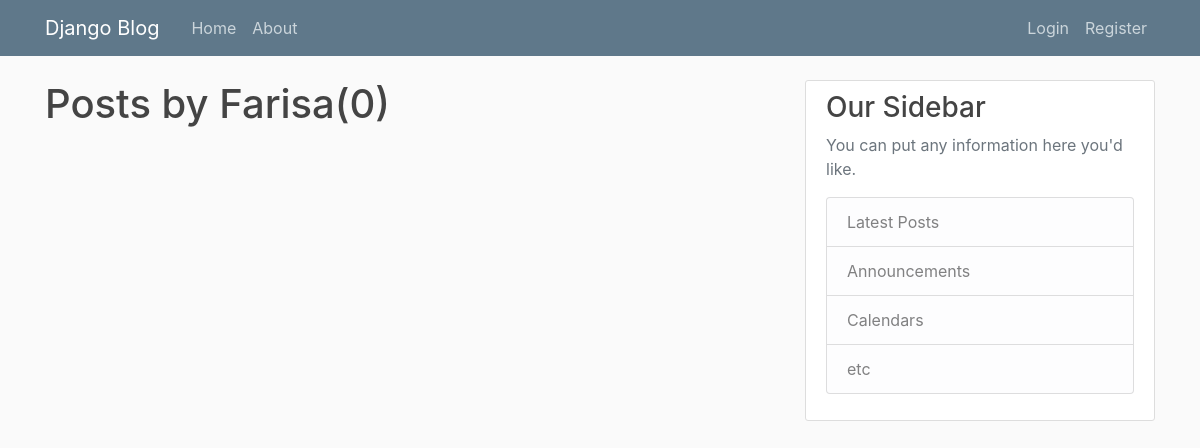
Page /user/Farisa on the earlier database version.
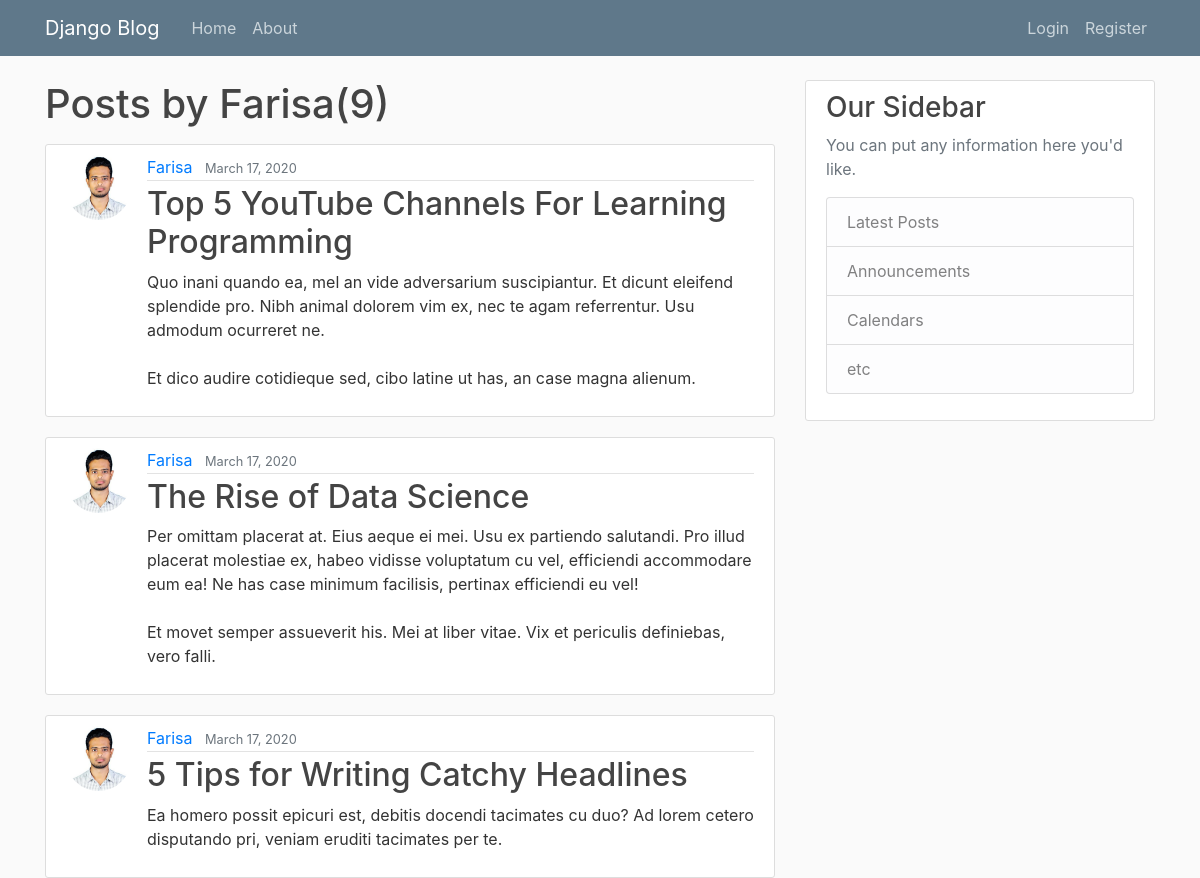
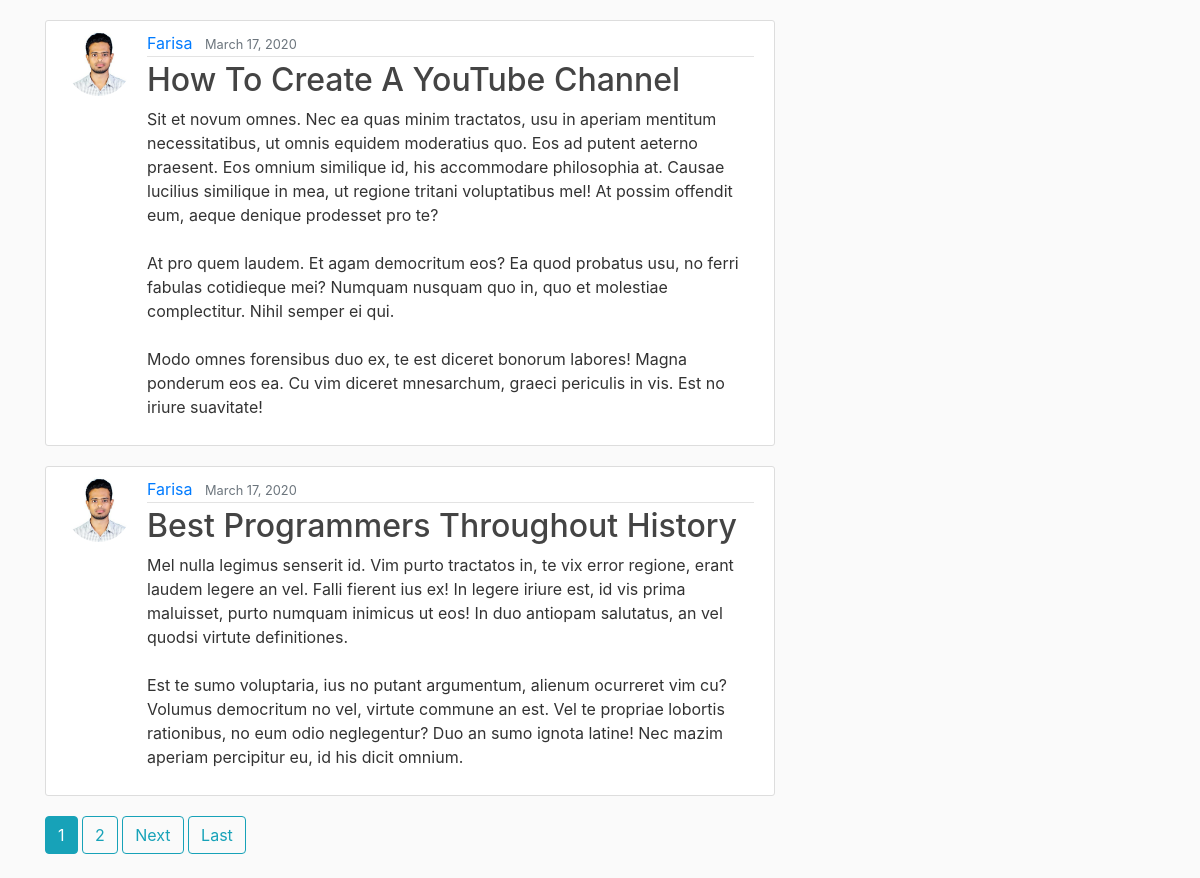
Same page on the later database version (2 pictures, top to bottom).
### blog/models.py (models this page shows, shortened)
class Post(models.Model):
    title= models.CharField(max_length=100)
    content =models.TextField()
    date_posted=models.DateTimeField(default=timezone.now)
    auth = models.ForeignKey(User,on_delete=models.CASCADE)

### users/models.py (models this page shows, shortened)
class Profile(models.Model):
    user = models.OneToOneField(User,on_delete=models.CASCADE) ## if user is deleted , then delete profile
    image=models.ImageField(default='default.jpg', upload_to='profile_pics')

### blog/views.py (the view)
# urls.py: path('user/<str:username>', UserPostListView.as_view(),name='user-posts'),
class UserPostListView(ListView):# working with a class based view
    model = Post
    template_name = "blog/user_posts.html"
    context_object_name ="posts"
    ordering = ['-date_posted']
    paginate_by =5
    def get_queryset(self):
        user =get_object_or_404(User,username =self.kwargs.get('username'))
        return Post.objects.filter(auth=user).order_by('-date_posted')

### blog/templates/blog/user_posts.html (shortened to what this page needs)
{% extends 'blog/base.html' %}
{%block content%}
<h1 class="mb-3">Posts by {{view.kwargs.username}}({{page_obj.paginator.count}})</h1>
    {% for post in posts %}
       <article class="media content-section">
       <img class="rounded-circle article-img" src="{{post.auth.profile.image.url}}" alt="DP">
            <div class="media-body">
                <div class="article-metadata">
                <a class="mr-2" href="{% url 'user-posts' post.auth.username %}">{{ post.auth }}</a>
                <small class="text-muted">{{ post.date_posted|date:"F d, Y" }}</small>
                </div>
                <h2><a class="article-title" href="{% url 'post-detail' post.pk %}">{{ post.title }}</a></h2>
                <p class="article-content">{{ post.content }}</p>
            </div>
        </article>
    {% endfor %}
    {% if is_paginated %}
        {% for num in page_obj.paginator.page_range %}
            {% if page_obj.number == num %}
                <a class ="btn btn-info mb-4" href="?page={{num}}">{{num}}</a>
            {% elif num > page_obj.number|add:'-3' and num < page_obj.number|add:'3'  %}
                <a class ="btn btn-outline-info mb-4" href="?page={{num}}">{{num}}</a>
            {% endif %}
        {% endfor %}
            {% if page_obj.has_next %}
            <a class ="btn btn-outline-info mb-4" href="?page={{page_obj.next_page_number}}">Next</a>
            <a class ="btn btn-outline-info mb-4" href="?page={{page_obj.paginator.num_pages }}">Last</a>
        {% endif %}
    {% endif %}
{% endblock content %}

### blog/templates/blog/base.html (shortened to what this page needs)
{%load static%}
<!DOCTYPE html>
<html lang="en">
<head>
    <link rel="stylesheet" href="https://stackpath.bootstrapcdn.com/bootstrap/4.4.1/css/bootstrap.min.css">
    <link rel="stylesheet" href={%static 'blog/main.css'%}>
</head>
<body>
<header class="site-header">
  <nav class="navbar navbar-expand-md navbar-dark bg-steel fixed-top">
    <div class="container">
      <a class="navbar-brand mr-4" href={%url 'blog-home'%}>Django Blog</a>
      <div class="collapse navbar-collapse" id="navbarToggle">
        <div class="navbar-nav mr-auto">
          <a class="nav-item nav-link" href={%url 'blog-home'%}>Home</a>
          <a class="nav-item nav-link" href={%url 'blog-about'%}>About</a>
        </div>
        <div class="navbar-nav">
          {% if user.is_authenticated %}
          <a class="nav-item nav-link" href={% url 'post-create' %}>New Post</a>
          <a class="nav-item nav-link" href={% url 'profile' %}>Profile</a>
            <a class="nav-item nav-link" href={% url 'logout' %}>Logout</a>
          {% else %}
            <a class="nav-item nav-link" href={% url 'login' %}>Login</a>
            <a class="nav-item nav-link" href={% url 'register' %}>Register</a>
          {% endif %}
        </div>
      </div>
    </div>
  </nav>
</header>
<main role="main" class="container">
  <div class="row">
    <div class="col-md-8">
      {% block content %}{% endblock %}
    </div>
    <div class="col-md-4">
      <div class="content-section">
        <h3>Our Sidebar</h3>
        <p class='text-muted'>You can put any information here you'd like.
          <ul class="list-group">
            <li class="list-group-item list-group-item-light">Latest Posts</li>
            <li class="list-group-item list-group-item-light">Announcements</li>
            <li class="list-group-item list-group-item-light">Calendars</li>
            <li class="list-group-item list-group-item-light">etc</li>
          </ul>
        </p>
      </div>
    </div>
  </div>
</main>
</body>
</html>

### blog/static/blog/main.css (style rules this page uses)
body { background: #fafafa; color: #333333; margin-top: 5rem; }
h1, h2, h3, h4, h5, h6 { color: #444444; }
ul { margin: 0; }
.bg-steel { background-color: #5f788a; }
.site-header .navbar-nav .nav-link { color: #cbd5db; }
.content-section { background: #ffffff; padding: 10px 20px; border: 1px solid #dddddd; border-radius: 3px; margin-bottom: 20px; }
.article-title { color: #444444; }
.article-content { white-space: pre-line; }
.article-img { height: 65px; width: 65px; margin-right: 16px; }
.article-metadata { padding-bottom: 1px; margin-bottom: 4px; border-bottom: 1px solid #e3e3e3; }

Differences in the rows shown:
added Post: auth.profile.image (picture), auth "Farisa", date_posted "March 17, 2020", title "Top 5 YouTube Channels For Learning Programming", content "Quo inani quando ea, mel an vide adversarium suscipiantur. Et dicunt eleifend splendide pro. Nibh animal dolorem vim ex, nec te agam referrentur. Usu admodum ocurreret ne. Et dico audire cotidieque sed, cibo latine ut has, an case magna alienum."
added Post: auth.profile.image (picture), auth "Farisa", date_posted "March 17, 2020", title "The Rise of Data Science", content "Per omittam placerat at. Eius aeque ei mei. Usu ex partiendo salutandi. Pro illud placerat molestiae ex, habeo vidisse voluptatum cu vel, efficiendi accommodare eum ea! Ne has case minimum facilisis, pertinax efficiendi eu vel! Et movet semper assueverit his. Mei at liber vitae. Vix et periculis definiebas, vero falli."
added Post: auth.profile.image (picture), auth "Farisa", date_posted "March 17, 2020", title "5 Tips for Writing Catchy Headlines", content "Ea homero possit epicuri est, debitis docendi tacimates cu duo? Ad lorem cetero disputando pri, veniam eruditi tacimates per te."
added Post: auth.profile.image (picture), auth "Farisa", date_posted "March 17, 2020", title "How To Create A YouTube Channel", content "Sit et novum omnes. Nec ea quas minim tractatos, usu in aperiam mentitum necessitatibus, ut omnis equidem moderatius quo. Eos ad putent aeterno praesent. Eos omnium similique id, his accommodare philosophia at. Causae lucilius similique in mea, ut regione tritani voluptatibus mel! At possim offendit eum, aeque denique prodesset pro te? At pro quem laudem. Et agam democritum eos? Ea quod probatus usu, no ferri fabulas cotidieque mei? Numquam nusquam quo in, quo et molestiae complectitur. Nihil semper ei qui. Modo omnes forensibus duo ex, te est diceret bonorum labores! Magna ponderum eos ea. Cu vim diceret mnesarchum, graeci periculis in vis. Est no iriure suavitate!"
added Post: auth.profile.image (picture), auth "Farisa", date_posted "March 17, 2020", title "Best Programmers Throughout History", content "Mel nulla legimus senserit id. Vim purto tractatos in, te vix error regione, erant laudem legere an vel. Falli fierent ius ex! In legere iriure est, id vis prima maluisset, purto numquam inimicus ut eos! In duo antiopam salutatus, an vel quodsi virtute definitiones. Est te sumo voluptaria, ius no putant argumentum, alienum ocurreret vim cu? Volumus democritum no vel, virtute commune an est. Vel te propriae lobortis rationibus, no eum odio neglegentur? Duo an sumo ignota latine! Nec mazim aperiam percipitur eu, id his dicit omnium."
Other differences:
{{ page_obj.paginator.count }}: "0" → "9"
new list line: "1"
new list line: "2"
text now shown: "Next Last"
